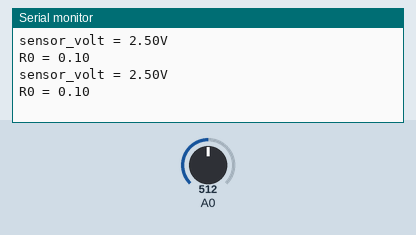
Simulated run of this sketch. Board: Arduino Uno, built with avr-gcc and run on an emulated ATmega328P. On the bench: the last lines printed to the serial monitor. The test bench sets the inputs (shaded band); at power-on: A0 = 512.

Above: at 1.2 s.
1.3 s: A0 set to 0
At 2.9 s:
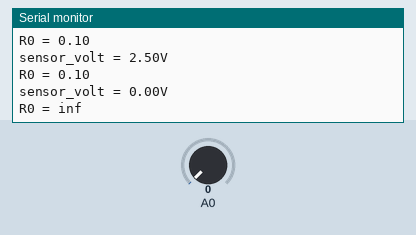
4.3 s: A0 set to 110
At 5.9 s:
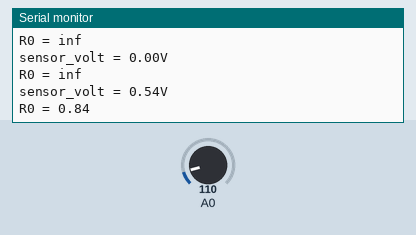
Timing chart, 0 to 7.4 s (numbered marks = the images above; inputs shaded):
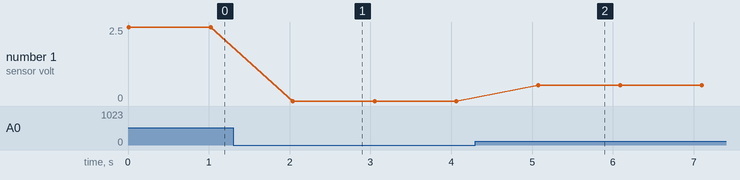

Measured:
- after the input at 1.3 s, the serial monitor: prints a new line after 0.74 s (image 1)
- after the input at 4.3 s, the serial monitor: prints a new line after 0.78 s (image 2)
- plotted number 1: 0 → 0.54 after the input at 4.3 s

The sketch:

MQ9_module_calibration.ino
```cpp
// https://electropeak.com/learn/how-to-calibrate-and-use-mq9-gas-sensor-w-arduino/

/*

MQ9 Calibration

modified on 19 Feb 2019
by Saeed Hosseini
https://electropeak.com/learn/

*/

void setup() {
  Serial.begin(9600);
}

void loop() {
  float sensor_volt = 0;
  float RS_air = 0;  //  Rs in clean air
  float R0 = 0;      // R0 in 1000 ppm LPG
  float sensorValue = 0;

//Average
    for(int x = 0 ; x < 100 ; x++)
  {
    sensorValue = sensorValue + analogRead(A0);
  }
  sensorValue = sensorValue/100.0;
//-----------------------------------------------/

  sensor_volt = (sensorValue/1024)*5.0;
  RS_air = (5.0-sensor_volt)/sensor_volt; // Depend on RL on yor module
  R0 = RS_air/9.9; // According to MQ9 datasheet table

  Serial.print("sensor_volt = ");
  Serial.print(sensor_volt);
  Serial.println("V");

  Serial.print("R0 = ");
  Serial.println(R0);
  delay(1000);

}
```
